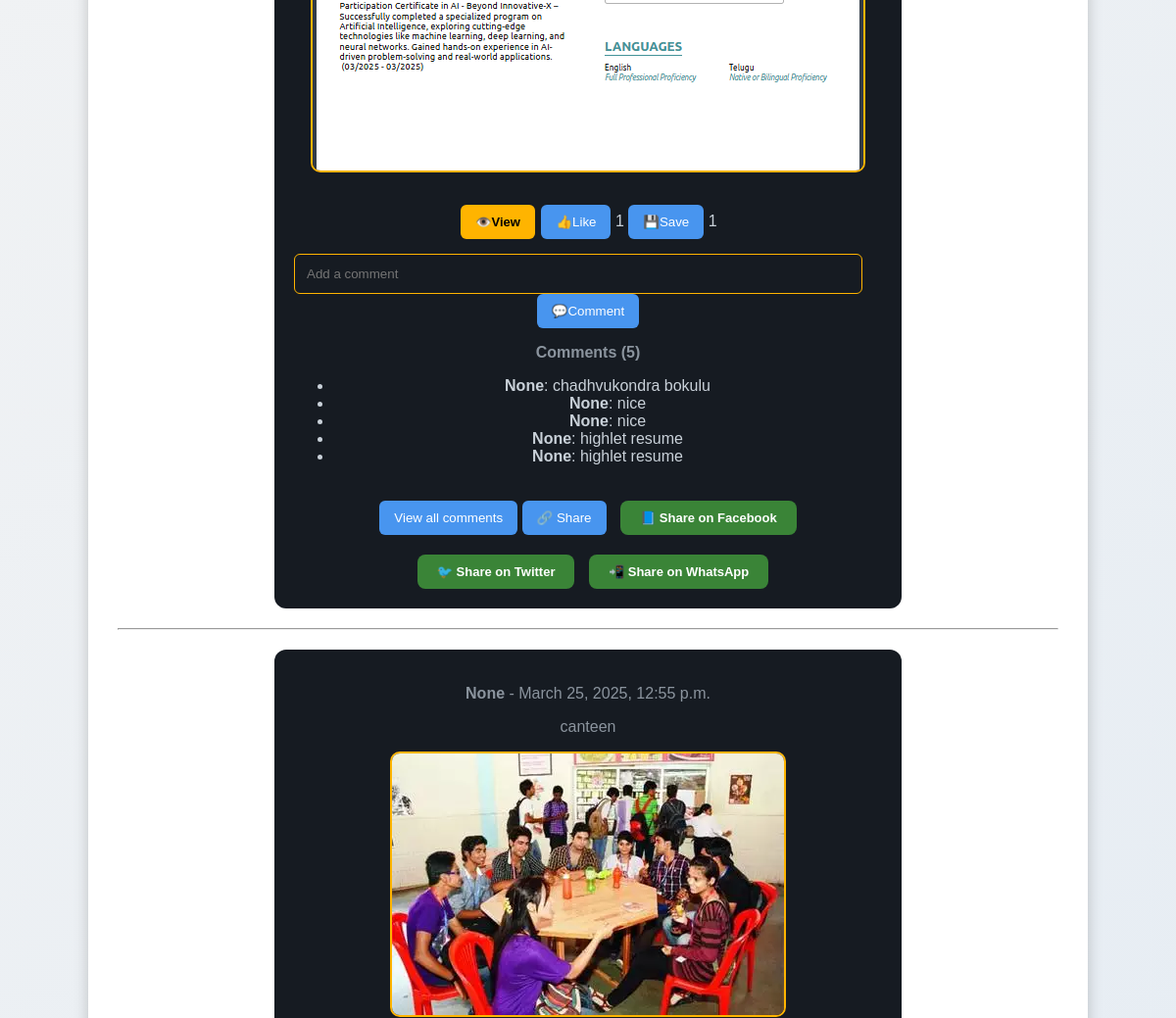
The page /posts/ (middle part) on the database as committed earlier.
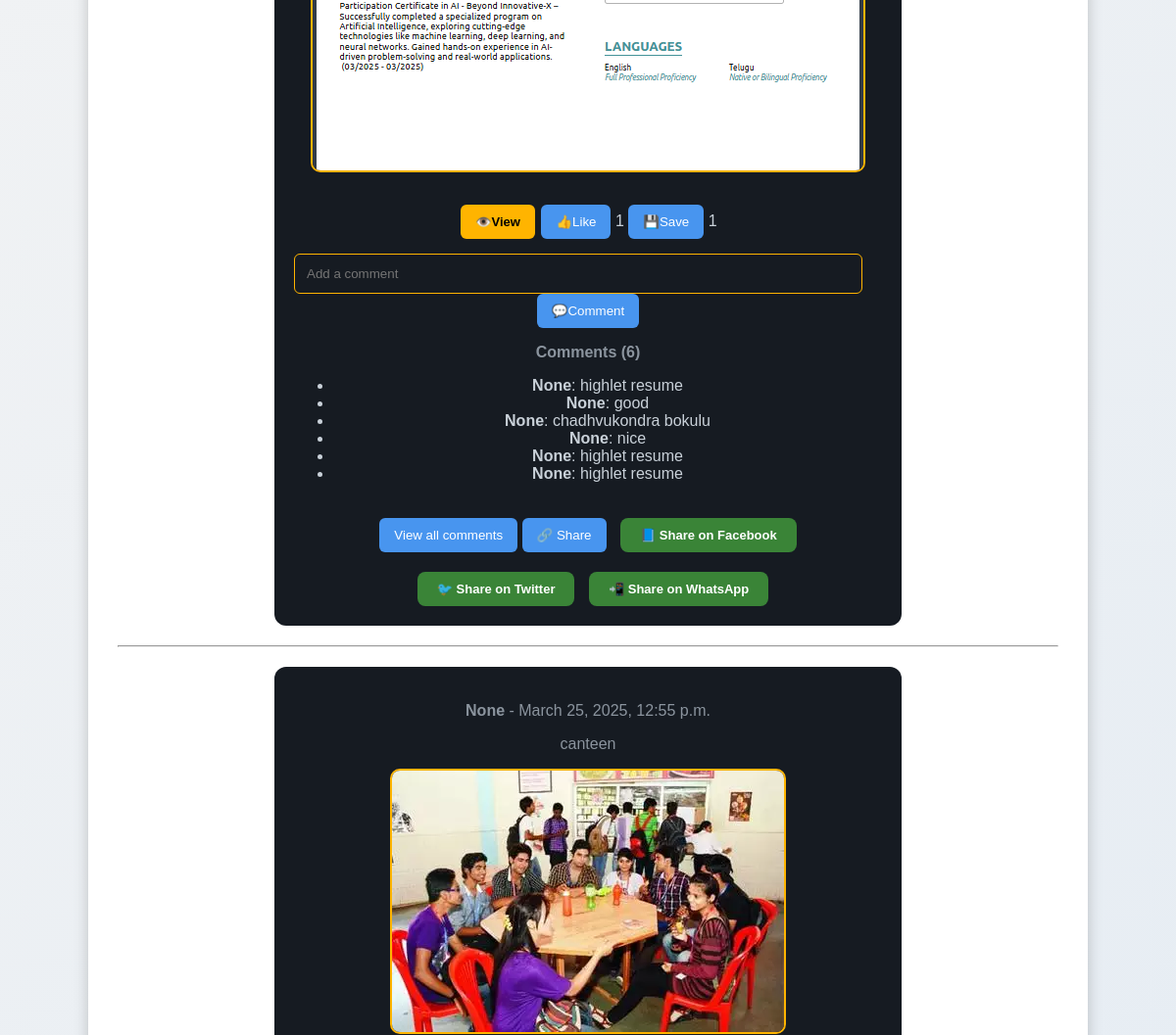
The same page on the database as committed later.
### posts/models.py (models this page shows, shortened)
class Post(models.Model):
    user = models.ForeignKey(User, on_delete=models.CASCADE, related_name="posts")
    content = models.TextField()
    image = models.ImageField(upload_to="post_images/", null=True, blank=True)
    created_at = models.DateTimeField(auto_now_add=True)
    updated_at = models.DateTimeField(auto_now_add=True)
    likes = models.ManyToManyField(User, related_name="liked_posts", blank=True)
    saved_by = models.ManyToManyField(User, related_name="saved_posts", blank=True)
    class Meta:
        ordering = ["-created_at"]  # Show latest posts first
        verbose_name_plural = "Posts"
    def total_likes(self):
        return self.likes.count()
    def total_saves(self):
        return self.saved_by.count()

class Comment(models.Model):
    user = models.ForeignKey(User, on_delete=models.CASCADE)
    post = models.ForeignKey(Post, on_delete=models.CASCADE, related_name="comments")
    content = models.TextField()
    created_at = models.DateTimeField(auto_now_add=True)
    class Meta:
        ordering = ["-created_at"]  # Show latest comments first
        verbose_name_plural = "Comments"

### users/models.py (models this page shows, shortened)
class CustomUser(AbstractBaseUser, PermissionsMixin):
    name = models.CharField(max_length=20)
    email = models.EmailField(unique=True)
    age = models.IntegerField()
    phone= models.CharField(max_length=15, unique=True, null=True, blank=True)
    otp = models.CharField(max_length=6, null=True, blank=True)
    profile_pic = models.ImageField(upload_to='profile_pics/', null=True, blank=True)
    username = models.CharField(max_length=30, unique=True, null=True, blank=True)
    bio = models.TextField(null=True, blank=True)
    first_name = models.CharField(max_length=30, null=True, blank=True)
    last_name = models.CharField(max_length=30, null=True, blank=True)
    gender = models.CharField(max_length=10, choices=[("Male", "Male"), ("Female", "Female"), ("Other", "Other")], null=True, blank=True)
    location = models.CharField(max_length=100, null=True, blank=True)
    linkedin = models.URLField(null=True, blank=True)
    github = models.URLField(null=True, blank=True)
    is_active = models.BooleanField(default=True)
    is_staff = models.BooleanField(default=False)
    firebase_uid = models.CharField(max_length=50, blank=True, null=True)
    followers = models.ManyToManyField('self', symmetrical=False, related_name='following', blank=True)
    objects = CustomUserManager()
    USERNAME_FIELD = "email"
    REQUIRED_FIELDS = ["name", "age", "phone"]

### posts/views.py (the view)
# urls.py: path('', PostListView.as_view(), name='post-list'),
class PostListView(ListView):
    model = Post
    template_name = 'posts/post_list.html'
    context_object_name = 'posts'
    ordering = ['-created_at']

### posts/templates/posts/post_list.html (shortened to what this page needs)
{% extends 'posts/base.html' %}
{% load static %}
{% block content %}
<link rel="stylesheet" href="{% static 'posts/post_list.css' %}">
{% for post in posts %}
    <div class="post" data-post-id="{{ post.id }}">
        <p><strong>{{ post.user.username }}</strong> - {{ post.created_at }}</p>
        <p>{{ post.content }}</p>
        {% if post.image %}
            <img src="{{ post.image.url }}" alt="Post Image" style="max-width: 100%; height: auto;">
        {% endif %}
        <br>
        <a href="{% url 'post-detail' post.id %}" class="btn btn-primary">👁️View</a>
        <form action="{% url 'like-post' post.id %}" method="POST" style="display: inline;">
            <button class="like-btn" data-post-id="{{ post.id }}">
                {% if request.user in post.likes.all %}
                    👎UnLike
                {% else %}
                    👍Like
                {% endif %}
            </button>
            <span id="like-count-{{ post.id }}">{{ post.total_likes }}</span>
        </form>
        <form action="{% url 'save-post' post.id %}" method="POST" style="display: inline;">
            <button type="submit">
                {% if request.user in post.saved_by.all %}
                    ❌UnSave
                {% else %}
                    💾Save
                {% endif %}
            </button>
            <span>{{ post.total_saves }}</span>
        </form>
        <form action="{% url 'add-comment' post.id %}" method="POST">
            <input type="text" name="content" placeholder="Add a comment" required>
            <button type="submit">💬Comment</button>
        </form>
        <p><strong>Comments ({{ post.comments.count }})</strong></p>
        {% if post.comments.exists %}
            <ul id="limited-comments-{{ post.id }}">
                {% for comment in post.comments.all|slice:"-2:" %}
                    <li><strong>{{ comment.user.username }}</strong>: {{ comment.content }}</li>
                {% endfor %}
            </ul>
            <button id="toggle-btn-{{ post.id }}">View all comments</button>
        {% else %}
            <p>No comments yet. Be the first to comment!</p>
        {% endif %}
        <button class="share-btn" data-post-url="{{ request.build_absolute_uri|slice:':-1' }}{% url 'post-detail' post.id %}">🔗 Share</button>
        <a href="https://www.facebook.com/sharer/sharer.php?u={{ request.build_absolute_uri|slice:':-1' }}{% url 'post-detail' post.id %}" target="_blank">
            📘 Share on Facebook
        </a>
        <a href="https://twitter.com/intent/tweet?url={{ request.build_absolute_uri|slice:':-1' }}{% url 'post-detail' post.id %}&text=Check%20this%20post!" target="_blank">
            🐦 Share on Twitter
        </a>
        <a href="https://api.whatsapp.com/send?text={{ request.build_absolute_uri|slice:':-1' }}{% url 'post-detail' post.id %}" target="_blank">
            📲 Share on WhatsApp
        </a>
    </div>
    <hr>
{% endfor %}
{% endblock %}

Rows that differ between the two databases and show on the page:
removed Comment: user.username "None", content "nice", shown under Post (number 1 of 2 on the later page)
computed for Post (number 1 of 2 on the later page): comments.count "5" → "6"
added Comment: user.username "None", content "highlet resume", shown under Post (number 1 of 2 on the later page)
added Comment: user.username "None", content "good", shown under Post (number 1 of 2 on the later page)
